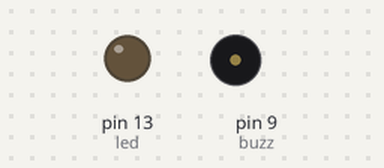
Bench run of a sketch on a simulated Arduino Uno, built with avr-gcc and run on an emulated ATmega328P. Parts: output pins drawn as LEDs (lit = HIGH), buzzer (waves = sounding).

Above: at 0.1 s.
Timing chart, 0 to 40.0 s (numbered marks = the images above):
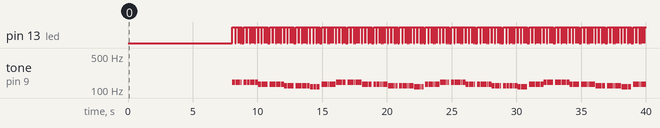

Measured:
- by itself, tone on pin 9 (buzz): plays 146 Hz for 0.23 s, 146 Hz for 0.23 s, 146 Hz for 0.11 s, 146 Hz for 0.11 s, 146 Hz for 0.23 s, 146 Hz for 0.23 s … (160 notes in this stretch)

The sketch:

megalovania_piezo_2.ino
```cpp
// Based on score by https://musescore.com/jestermusician/undertale_megalovania
// Program written by Peter Schaedler, 2016

#define buzz 9
#define led 13
#define beat 500

#define cnat 16.35
#define csharp 17.32
#define dnat 18.35
#define eb 19.45
#define enat 20.60
#define fnat 21.83
#define fsharp 23.12
#define gnat 24.50
#define gsharp 25.96
#define anat 27.50
#define bb 29.14
#define bnat 30.87

#define oct(note, octave) note * pow(2, octave)

void setup() {
  pinMode(led, OUTPUT);
}

void loop() {
  // Measure 1
  rest(16.125); // extra .125 for latency

  // 5
  play(dnat, 3, .5);
  play(dnat, 3, .5);
  play(dnat, 3, .25);
  play(dnat, 3, .25);
  rest(.25);
  play(dnat, 3, .5);
  play(dnat, 3, .5);
  play(dnat, 3, .25);
  play(dnat, 3, .25);
  play(dnat, 3, .25);
  play(dnat, 3, .5);

  play(cnat, 3, .5);
  play(cnat, 3, .5);
  play(cnat, 3, .25);
  play(cnat, 3, .25);
  rest(.25);
  play(cnat, 3, .5);
  play(cnat, 3, .5);
  play(cnat, 3, .25);
  play(cnat, 3, .25);
  play(cnat, 3, .25);
  play(cnat, 3, .5);

  play(bnat, 2, .5);
  play(bnat, 2, .5);
  play(bnat, 2, .25);
  play(bnat, 2, .25);
  rest(.25);
  play(bnat, 2, .5);
  play(bnat, 2, .5);
  play(bnat, 2, .25);
  play(bnat, 2, .25);
  play(bnat, 2, .25);
  play(bnat, 2, .5);

  play(bb, 2, .5);
  play(bb, 2, .5);
  play(bb, 2, .25);
  play(bb, 2, .25);
  rest(.25);
  play(cnat, 3, .5);
  play(cnat, 3, .5);
  play(cnat, 3, .25);
  play(cnat, 3, .25);
  play(cnat, 3, .25);
  play(cnat, 3, .5);

  // 9
  play(dnat, 3, .5);
  play(dnat, 3, .5);
  play(dnat, 3, .25);
  play(dnat, 3, .25);
  rest(.25);
  play(dnat, 3, .5);
  play(dnat, 3, .5);
  play(dnat, 3, .25);
  play(dnat, 3, .25);
  play(dnat, 3, .25);
  play(dnat, 3, .5);

  play(cnat, 3, .5);
  play(cnat, 3, .5);
  play(cnat, 3, .25);
  play(cnat, 3, .25);
  rest(.25);
  play(cnat, 3, .5);
  play(cnat, 3, .5);
  play(cnat, 3, .25);
  play(cnat, 3, .25);
  play(cnat, 3, .25);
  play(cnat, 3, .5);

  play(bnat, 2, .5);
  play(bnat, 2, .5);
  play(bnat, 2, .25);
  play(bnat, 2, .25);
  rest(.25);
  play(bnat, 2, .5);
  play(bnat, 2, .5);
  play(bnat, 2, .25);
  play(bnat, 2, .25);
  play(bnat, 2, .25);
  play(bnat, 2, .5);

  play(bb, 2, .5);
  play(bb, 2, .5);
  play(bb, 2, .25);
  play(bb, 2, .25);
  rest(.25);
  play(cnat, 3, .5);
  play(cnat, 3, .5);
  play(cnat, 3, .25);
  play(cnat, 3, .25);
  play(cnat, 3, .25);
  play(cnat, 3, .5);

  // Repeat 9
  play(dnat, 3, .5);
  play(dnat, 3, .5);
  play(dnat, 3, .25);
  play(dnat, 3, .25);
  rest(.25);
  play(dnat, 3, .5);
  play(dnat, 3, .5);
  play(dnat, 3, .25);
  play(dnat, 3, .25);
  play(dnat, 3, .25);
  play(dnat, 3, .5);

  play(cnat, 3, .5);
  play(cnat, 3, .5);
  play(cnat, 3, .25);
  play(cnat, 3, .25);
  rest(.25);
  play(cnat, 3, .5);
  play(cnat, 3, .5);
  play(cnat, 3, .25);
  play(cnat, 3, .25);
  play(cnat, 3, .25);
  play(cnat, 3, .5);

  play(bnat, 2, .5);
  play(bnat, 2, .5);
  play(bnat, 2, .25);
  play(bnat, 2, .25);
  rest(.25);
  play(bnat, 2, .5);
  play(bnat, 2, .5);
  play(bnat, 2, .25);
  play(bnat, 2, .25);
  play(bnat, 2, .25);
  play(bnat, 2, .5);

  play(bb, 2, .5);
  play(bb, 2, .5);
  play(bb, 2, .25);
  play(bb, 2, .25);
  rest(.25);
  play(cnat, 3, .5);
  play(cnat, 3, .5);
  play(cnat, 3, .25);
  play(cnat, 3, .25);
  play(cnat, 3, .25);
  play(cnat, 3, .5);

  // 13
  play(dnat, 3, .5);
  play(dnat, 3, .5);
  play(dnat, 3, .25);
  play(dnat, 3, .25);
  rest(.25);
  play(dnat, 3, .5);
  play(dnat, 3, .5);
  play(dnat, 3, .25);
  play(dnat, 3, .25);
  play(dnat, 3, .25);
  play(dnat, 3, .5);

  play(cnat, 3, .5);
  play(cnat, 3, .5);
  play(cnat, 3, .25);
  play(cnat, 3, .25);
  rest(.25);
  play(cnat, 3, .5);
  play(cnat, 3, .5);
  play(cnat, 3, .25);
  play(cnat, 3, .25);
  play(cnat, 3, .25);
  play(cnat, 3, .5);

  play(bnat, 2, .5);
  play(bnat, 2, .5);
  play(bnat, 2, .25);
  play(bnat, 2, .25);
  rest(.25);
  play(bnat, 2, .5);
  play(bnat, 2, .5);
  play(bnat, 2, .25);
  play(bnat, 2, .25);
  play(bnat, 2, .25);
  play(bnat, 2, .5);

  play(bb, 2, .5);
  play(bb, 2, .5);
  play(bb, 2, .25);
  play(bb, 2, .25);
  rest(.25);
  play(cnat, 3, .5);
  play(cnat, 3, .5);
  play(cnat, 3, .25);
  play(cnat, 3, .25);
  play(cnat, 3, .25);
  play(cnat, 3, .5);

  // 17
  play(dnat, 3, .5);
  play(dnat, 3, .5);
  play(dnat, 3, .25);
  play(dnat, 3, .25);
  rest(.25);
  play(dnat, 3, .5);
  play(dnat, 3, .5);
  play(dnat, 3, .25);
  play(dnat, 3, .25);
  play(dnat, 3, .25);
  play(dnat, 3, .5);

  play(cnat, 3, .5);
  play(cnat, 3, .5);
  play(cnat, 3, .25);
  play(cnat, 3, .25);
  rest(.25);
  play(cnat, 3, .5);
  play(cnat, 3, .5);
  play(cnat, 3, .25);
  play(cnat, 3, .25);
  play(cnat, 3, .25);
  play(cnat, 3, .5);

  play(bnat, 2, .5);
  play(bnat, 2, .5);
  play(bnat, 2, .25);
  play(bnat, 2, .25);
  rest(.25);
  play(bnat, 2, .5);
  play(bnat, 2, .5);
  play(bnat, 2, .25);
  play(bnat, 2, .25);
  play(bnat, 2, .25);
  play(bnat, 2, .5);

  play(bb, 2, .5);
  play(bb, 2, .5);
  play(bb, 2, .25);
  play(bb, 2, .25);
  rest(.25);
  play(cnat, 3, .5);
  play(cnat, 3, .5);
  play(cnat, 3, .25);
  play(cnat, 3, .25);
  play(cnat, 3, .25);
  play(cnat, 3, .5);

  // 21
  play(bb, 2, .5);
  play(bb, 2, .5);
  play(bb, 2, .25);
  play(bb, 2, .25);
  rest(.25);
  play(bb, 2, .5);
  play(bb, 2, .5);
  play(bb, 2, .25);
  play(bb, 2, .25);
  play(bb, 2, .25);
  play(bb, 2, .5);

  play(cnat, 3, .5);
  play(cnat, 3, .5);
  play(cnat, 3, .25);
  play(cnat, 3, .25);
  rest(.25);
  play(cnat, 3, .5);
  play(cnat, 3, .5);
  play(cnat, 3, .25);
  play(cnat, 3, .25);
  play(cnat, 3, .25);
  play(cnat, 3, .5);

  play(dnat, 3, .5);
  play(dnat, 3, .5);
  play(dnat, 3, .25);
  play(dnat, 3, .25);
  rest(.25);
  play(dnat, 3, .5);
  play(dnat, 3, .5);
  play(dnat, 3, .25);
  play(dnat, 3, .25);
  play(dnat, 3, .25);
  play(dnat, 3, .5);

  play(csharp, 3, .5);
  play(csharp, 3, .5);
  play(csharp, 3, .25);
  play(csharp, 3, .25);
  rest(.25);
  play(csharp, 3, .5);
  play(csharp, 3, .5);
  play(csharp, 3, .25);
  play(eb, 3, .25);
  play(eb, 3, .25);
  play(eb, 3, .5);

  // 25
  play(bb, 2, .5);
  play(bb, 2, .5);
  play(bb, 2, .25);
  play(bb, 2, .25);
  rest(.25);
  play(bb, 2, .5);
  play(bb, 2, .5);
  play(bb, 2, .25);
  play(bb, 2, .25);
  play(bb, 2, .25);
  play(bb, 2, .5);

  play(cnat, 3, .5);
  play(cnat, 3, .5);
  play(cnat, 3, .25);
  play(cnat, 3, .25);
  rest(.25);
  play(cnat, 3, .5);
  play(cnat, 3, .5);
  play(cnat, 3, .25);
  play(cnat, 3, .25);
  play(cnat, 3, .25);
  play(cnat, 3, .5);

  play(dnat, 3, .5);
  play(dnat, 3, .5);
  play(dnat, 3, .25);
  play(dnat, 3, .25);
  rest(.25);
  play(dnat, 3, .5);
  play(dnat, 3, .5);
  play(dnat, 3, .25);
  play(dnat, 3, .25);
  play(dnat, 3, .25);
  play(dnat, 3, .5);

  play(csharp, 3, .5);
  play(csharp, 3, .5);
  play(csharp, 3, .25);
  play(csharp, 3, .25);
  rest(.25);
  play(csharp, 3, .5);
  play(csharp, 3, .5);
  play(csharp, 3, .25);
  play(eb, 3, .25);
  play(eb, 3, .25);
  play(eb, 3, .5);

  // Repeat 21-28
  play(bb, 2, .5);
  play(bb, 2, .5);
  play(bb, 2, .25);
  play(bb, 2, .25);
  rest(.25);
  play(bb, 2, .5);
  play(bb, 2, .5);
  play(bb, 2, .25);
  play(bb, 2, .25);
  play(bb, 2, .25);
  play(bb, 2, .5);

  play(cnat, 3, .5);
  play(cnat, 3, .5);
  play(cnat, 3, .25);
  play(cnat, 3, .25);
  rest(.25);
  play(cnat, 3, .5);
  play(cnat, 3, .5);
  play(cnat, 3, .25);
  play(cnat, 3, .25);
  play(cnat, 3, .25);
  play(cnat, 3, .5);

  play(dnat, 3, .5);
  play(dnat, 3, .5);
  play(dnat, 3, .25);
  play(dnat, 3, .25);
  rest(.25);
  play(dnat, 3, .5);
  play(dnat, 3, .5);
  play(dnat, 3, .25);
  play(dnat, 3, .25);
  play(dnat, 3, .25);
  play(dnat, 3, .5);

  play(csharp, 3, .5);
  play(csharp, 3, .5);
  play(csharp, 3, .25);
  play(csharp, 3, .25);
  rest(.25);
  play(csharp, 3, .5);
  play(csharp, 3, .5);
  play(csharp, 3, .25);
  play(eb, 3, .25);
  play(eb, 3, .25);
  play(eb, 3, .5);

  play(bb, 2, .5);
  play(bb, 2, .5);
  play(bb, 2, .25);
  play(bb, 2, .25);
  rest(.25);
  play(bb, 2, .5);
  play(bb, 2, .5);
  play(bb, 2, .25);
  play(bb, 2, .25);
  play(bb, 2, .25);
  play(bb, 2, .5);

  play(cnat, 3, .5);
  play(cnat, 3, .5);
  play(cnat, 3, .25);
  play(cnat, 3, .25);
  rest(.25);
  play(cnat, 3, .5);
  play(cnat, 3, .5);
  play(cnat, 3, .25);
  play(cnat, 3, .25);
  play(cnat, 3, .25);
  play(cnat, 3, .5);

  play(dnat, 3, .5);
  play(dnat, 3, .5);
  play(dnat, 3, .25);
  play(dnat, 3, .25);
  rest(.25);
  play(dnat, 3, .5);
  play(dnat, 3, .5);
  play(dnat, 3, .25);
  play(dnat, 3, .25);
  play(dnat, 3, .25);
  play(dnat, 3, .5);

  play(csharp, 3, .5);
  play(csharp, 3, .5);
  play(csharp, 3, .25);
  play(csharp, 3, .25);
  rest(.25);
  play(csharp, 3, .5);
  play(csharp, 3, .5);
  play(csharp, 3, .25);
  play(eb, 3, .25);
  play(eb, 3, .25);
  play(eb, 3, .5);

  // 29
}

void play(double note, int octave, double note_val) {
  digitalWrite(led, HIGH);
  tone(buzz, oct(note, octave));
  delay((beat * note_val) - 20);
  noTone(buzz);
  digitalWrite(led, LOW);
  delay(20);
}

void rest(double note_val) {
  delay(beat * note_val);
}
```
